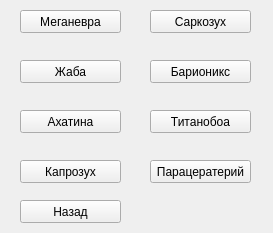
<?xml version="1.0" encoding="UTF-8"?>
<ui version="4.0">
 <class>MainWindow</class>
 <widget class="QMainWindow" name="MainWindow">
  <property name="geometry">
   <rect>
    <x>0</x>
    <y>0</y>
    <width>273</width>
    <height>233</height>
   </rect>
  </property>
  <property name="windowTitle">
   <string>MainWindow</string>
  </property>
  <widget class="QWidget" name="centralwidget">
   <widget class="QPushButton" name="Kaprosuchus">
    <property name="geometry">
     <rect>
      <x>20</x>
      <y>160</y>
      <width>101</width>
      <height>23</height>
     </rect>
    </property>
    <property name="text">
     <string>Капрозух</string>
    </property>
    <attribute name="buttonGroup">
     <string notr="true">DinoGroup</string>
    </attribute>
   </widget>
   <widget class="QPushButton" name="Paraceraterium">
    <property name="geometry">
     <rect>
      <x>150</x>
      <y>160</y>
      <width>101</width>
      <height>23</height>
     </rect>
    </property>
    <property name="text">
     <string>Парацератерий</string>
    </property>
    <attribute name="buttonGroup">
     <string notr="true">DinoGroup</string>
    </attribute>
   </widget>
   <widget class="QPushButton" name="Sarcosuchus">
    <property name="geometry">
     <rect>
      <x>150</x>
      <y>10</y>
      <width>101</width>
      <height>23</height>
     </rect>
    </property>
    <property name="text">
     <string>Саркозух</string>
    </property>
    <attribute name="buttonGroup">
     <string notr="true">DinoGroup</string>
    </attribute>
   </widget>
   <widget class="QPushButton" name="Titanoboa">
    <property name="geometry">
     <rect>
      <x>150</x>
      <y>110</y>
      <width>101</width>
      <height>23</height>
     </rect>
    </property>
    <property name="text">
     <string>Титанобоа</string>
    </property>
    <attribute name="buttonGroup">
     <string notr="true">DinoGroup</string>
    </attribute>
   </widget>
   <widget class="QPushButton" name="Achatina">
    <property name="geometry">
     <rect>
      <x>20</x>
      <y>110</y>
      <width>101</width>
      <height>23</height>
     </rect>
    </property>
    <property name="text">
     <string>Ахатина</string>
    </property>
    <attribute name="buttonGroup">
     <string notr="true">DinoGroup</string>
    </attribute>
   </widget>
   <widget class="QPushButton" name="Beelzebufo">
    <property name="geometry">
     <rect>
      <x>20</x>
      <y>60</y>
      <width>101</width>
      <height>23</height>
     </rect>
    </property>
    <property name="text">
     <string>Жаба</string>
    </property>
    <attribute name="buttonGroup">
     <string notr="true">DinoGroup</string>
    </attribute>
   </widget>
   <widget class="QPushButton" name="Meganeura">
    <property name="geometry">
     <rect>
      <x>20</x>
      <y>10</y>
      <width>101</width>
      <height>23</height>
     </rect>
    </property>
    <property name="text">
     <string>Меганевра</string>
    </property>
    <attribute name="buttonGroup">
     <string notr="true">DinoGroup</string>
    </attribute>
   </widget>
   <widget class="QPushButton" name="Baryonyx">
    <property name="geometry">
     <rect>
      <x>150</x>
      <y>60</y>
      <width>101</width>
      <height>23</height>
     </rect>
    </property>
    <property name="text">
     <string>Барионикс</string>
    </property>
    <attribute name="buttonGroup">
     <string notr="true">DinoGroup</string>
    </attribute>
   </widget>
   <widget class="QPushButton" name="return_back">
    <property name="geometry">
     <rect>
      <x>20</x>
      <y>200</y>
      <width>101</width>
      <height>23</height>
     </rect>
    </property>
    <property name="text">
     <string>Назад</string>
    </property>
    <attribute name="buttonGroup">
     <string notr="true">DinoGroup</string>
    </attribute>
   </widget>
  </widget>
 </widget>
 <resources/>
 <connections/>
 <buttongroups>
  <buttongroup name="DinoGroup"/>
 </buttongroups>
</ui>
